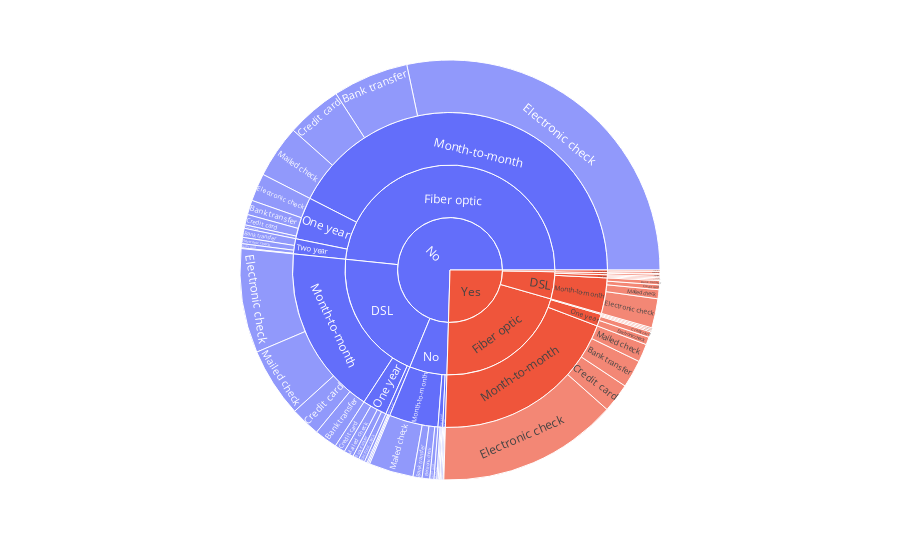

Notebook cell for this chart:
### Code cell
fig=px.sunburst(ChurnData,path=["SeniorCitizen",'InternetService',
                                        "Contract", "PaymentMethod"])
fig.show()

### Figure 1 — Plotly figure (JSON) as saved in the notebook; plotly's stock layout.template omitted (floating-point values rounded to 4 significant figures)
{"data": [{"branchvalues": "total", "domain": {"x": [0, 1], "y": [0, 1]}, "hovertemplate": "labels=%{label}<br>count=%{value}<br>parent=%{parent}<br>id=%{id}<extra></extra>", "ids": ["No/DSL/Month-to-month/Mailed check", "No/Fiber optic/Month-to-month/Electronic check", "No/Fiber optic/Month-to-month/Bank transfer", "No/DSL/Month-to-month/Credit card", "Yes/DSL/Month-to-month/Electronic check", "No/No/Month-to-month/Mailed check", "No/DSL/Month-to-month/Electronic check", "No/Fiber optic/Month-to-month/Credit card", "Yes/Fiber optic/Month-to-month/Credit card", "Yes/Fiber optic/Month-to-month/Electronic check", "No/Fiber optic/Two year/Bank transfer", "Yes/Fiber optic/Month-to-month/Mailed check", "No/Fiber optic/Month-to-month/Mailed check", "No/Fiber optic/One year/Bank transfer", "Yes/Fiber optic/Month-to-month/Bank transfer", "No/DSL/Month-to-month/Bank transfer", "No/No/Two year/Mailed check", "No/DSL/One year/Credit card", "Yes/DSL/One year/Bank transfer", "No/DSL/One year/Bank transfer", "No/Fiber optic/Two year/Electronic check", "Yes/DSL/Month-to-month/Credit card", "Yes/No/Month-to-month/Mailed check", "No/Fiber optic/One year/Credit card", "No/No/Month-to-month/Bank transfer", "Yes/Fiber optic/One year/Bank transfer", "Yes/No/Month-to-month/Electronic check", "No/No/One year/Mailed check", "No/Fiber optic/One year/Electronic check", "Yes/Fiber optic/One year/Electronic check", "No/Fiber optic/Two year/Credit card", "No/No/One year/Bank transfer", "Yes/DSL/Month-to-month/Mailed check", "No/No/Month-to-month/Electronic check", "Yes/DSL/Month-to-month/Bank transfer", "Yes/Fiber optic/One year/Credit card", "No/DSL/One year/Mailed check", "No/DSL/One year/Electronic check", "No/Fiber optic/One year/Mailed check", "Yes/Fiber optic/Two year/Bank transfer", "Yes/DSL/One year/Credit card", "Yes/DSL/One year/Electronic check", "Yes/DSL/Two year/Credit card", "No/No/One year/Credit card", "No/No/Month-to-month/Credit card", "No/No/Two year/Credit card", "No/DSL/Two year/Electronic check", "Yes/Fiber optic/One year/Mailed check", "No/DSL/Two year/Bank transfer", "Yes/DSL/Two year/Bank transfer", "No/No/Two year/Bank transfer", "No/No/One year/Electronic check", "No/DSL/Two year/Credit card", "No/Fiber optic/Two year/Mailed check", "No/DSL/Month-to-month", "No/Fiber optic/Month-to-month", "Yes/DSL/Month-to-month", "No/No/Month-to-month", "Yes/Fiber optic/Month-to-month", "No/Fiber optic/Two year", "No/Fiber optic/One year", "No/No/Two year", "No/DSL/One year", "Yes/DSL/One year", "Yes/No/Month-to-month", "Yes/Fiber optic/One year", "No/No/One year", "Yes/Fiber optic/Two year", "Yes/DSL/Two year", "No/DSL/Two year", "No/DSL", "No/Fiber optic", "Yes/DSL", "No/No", "Yes/Fiber optic", "Yes/No", "No", "Yes"], "labels": ["Mailed check", "Electronic check", "Bank transfer", "Credit card", "Electronic check", "Mailed check", "Electronic check", "Credit card", "Credit card", "Electronic check", "Bank transfer", "Mailed check", "Mailed check", "Bank transfer", "Bank transfer", "Bank transfer", "Mailed check", "Credit card", "Bank transfer", "Bank transfer", "Electronic check", "Credit card", "Mailed check", "Credit card", "Bank transfer", "Bank transfer", "Electronic check", "Mailed check", "Electronic check", "Electronic check", "Credit card", "Bank transfer", "Mailed check", "Electronic check", "Bank transfer", "Credit card", "Mailed check", "Electronic check", "Mailed check", "Bank transfer", "Credit card", "Electronic check", "Credit card", "Credit card", "Credit card", "Credit card", "Electronic check", "Mailed check", "Bank transfer", "Bank transfer", "Bank transfer", "Electronic check", "Credit card", "Mailed check", "Month-to-month", "Month-to-month", "Month-to-month", "Month-to-month", "Month-to-month", "Two year", "One year", "Two year", "One year", "One year", "Month-to-month", "One year", "One year", "Two year", "Two year", "Two year", "DSL", "Fiber optic", "DSL", "No", "Fiber optic", "No", "No", "Yes"], "name": "", "parents": ["No/DSL/Month-to-month", "No/Fiber optic/Month-to-month", "No/Fiber optic/Month-to-month", "No/DSL/Month-to-month", "Yes/DSL/Month-to-month", "No/No/Month-to-month", "No/DSL/Month-to-month", "No/Fiber optic/Month-to-month", "Yes/Fiber optic/Month-to-month", "Yes/Fiber optic/Month-to-month", "No/Fiber optic/Two year", "Yes/Fiber optic/Month-to-month", "No/Fiber optic/Month-to-month", "No/Fiber optic/One year", "Yes/Fiber optic/Month-to-month", "No/DSL/Month-to-month", "No/No/Two year", "No/DSL/One year", "Yes/DSL/One year", "No/DSL/One year", "No/Fiber optic/Two year", "Yes/DSL/Month-to-month", "Yes/No/Month-to-month", "No/Fiber optic/One year", "No/No/Month-to-month", "Yes/Fiber optic/One year", "Yes/No/Month-to-month", "No/No/One year", "No/Fiber optic/One year", "Yes/Fiber optic/One year", "No/Fiber optic/Two year", "No/No/One year", "Yes/DSL/Month-to-month", "No/No/Month-to-month", "Yes/DSL/Month-to-month", "Yes/Fiber optic/One year", "No/DSL/One year", "No/DSL/One year", "No/Fiber optic/One year", "Yes/Fiber optic/Two year", "Yes/DSL/One year", "Yes/DSL/One year", "Yes/DSL/Two year", "No/No/One year", "No/No/Month-to-month", "No/No/Two year", "No/DSL/Two year", "Yes/Fiber optic/One year", "No/DSL/Two year", "Yes/DSL/Two year", "No/No/Two year", "No/No/One year", "No/DSL/Two year", "No/Fiber optic/Two year", "No/DSL", "No/Fiber optic", "Yes/DSL", "No/No", "Yes/Fiber optic", "No/Fiber optic", "No/Fiber optic", "No/No", "No/DSL", "Yes/DSL", "Yes/No", "Yes/Fiber optic", "No/No", "Yes/Fiber optic", "Yes/DSL", "No/DSL", "No", "No", "Yes", "No", "Yes", "Yes", "", ""], "type": "sunburst", "values": [100, 529, 109, 43, 42, 64, 150, 80, 42, 260, 13, 26, 76, 21, 40, 33, 2, 15, 2, 9, 9, 7, 3, 15, 13, 2, 2, 2, 40, 11, 6, 4, 13, 11, 6, 8, 14, 9, 5, 2, 2, 2, 3, 1, 6, 2, 4, 2, 2, 1, 1, 2, 2, 1, 326, 794, 68, 94, 368, 29, 81, 5, 47, 6, 5, 23, 9, 2, 4, 8, 381, 904, 78, 108, 393, 5, 1393, 476]}], "layout": {"autosize": true, "legend": {"tracegroupgap": 0}, "margin": {"t": 60}}}
